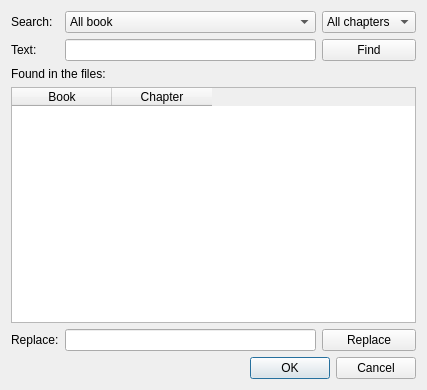
<?xml version="1.0" encoding="UTF-8"?>
<ui version="4.0">
 <class>FRDialog</class>
 <widget class="QDialog" name="FRDialog">
  <property name="geometry">
   <rect>
    <x>0</x>
    <y>0</y>
    <width>427</width>
    <height>390</height>
   </rect>
  </property>
  <property name="windowTitle">
   <string>Find and replace dialog</string>
  </property>
  <layout class="QGridLayout" name="gridLayout_2">
   <item row="0" column="0">
    <layout class="QGridLayout" name="gridLayout">
     <item row="0" column="0">
      <widget class="QLabel" name="label">
       <property name="text">
        <string>Search:</string>
       </property>
      </widget>
     </item>
     <item row="0" column="1">
      <widget class="QComboBox" name="cBBook">
       <item>
        <property name="text">
         <string>All book</string>
        </property>
       </item>
      </widget>
     </item>
     <item row="0" column="2">
      <widget class="QComboBox" name="cBChapter">
       <item>
        <property name="text">
         <string>All chapters</string>
        </property>
       </item>
      </widget>
     </item>
     <item row="1" column="0">
      <widget class="QLabel" name="label_2">
       <property name="text">
        <string>Text:</string>
       </property>
      </widget>
     </item>
     <item row="1" column="1">
      <widget class="QLineEdit" name="LEFind">
       <property name="text">
        <string/>
       </property>
      </widget>
     </item>
     <item row="1" column="2">
      <widget class="QPushButton" name="pBFind">
       <property name="text">
        <string>Find</string>
       </property>
      </widget>
     </item>
     <item row="2" column="0" colspan="2">
      <widget class="QLabel" name="label_4">
       <property name="text">
        <string>Found in the files:</string>
       </property>
      </widget>
     </item>
     <item row="3" column="0" colspan="3">
      <widget class="QTableWidget" name="tableFiles">
       <property name="editTriggers">
        <set>QAbstractItemView::NoEditTriggers</set>
       </property>
       <property name="columnCount">
        <number>2</number>
       </property>
       <column>
        <property name="text">
         <string>Book</string>
        </property>
       </column>
       <column>
        <property name="text">
         <string>Chapter</string>
        </property>
       </column>
      </widget>
     </item>
     <item row="4" column="0">
      <widget class="QLabel" name="label_3">
       <property name="text">
        <string>Replace:</string>
       </property>
      </widget>
     </item>
     <item row="4" column="1">
      <widget class="QLineEdit" name="LEReplace"/>
     </item>
     <item row="4" column="2">
      <widget class="QPushButton" name="pBReplace">
       <property name="text">
        <string>Replace</string>
       </property>
      </widget>
     </item>
     <item row="5" column="0" colspan="3">
      <widget class="QDialogButtonBox" name="buttonBox">
       <property name="orientation">
        <enum>Qt::Horizontal</enum>
       </property>
       <property name="standardButtons">
        <set>QDialogButtonBox::Cancel|QDialogButtonBox::Ok</set>
       </property>
      </widget>
     </item>
     <item row="2" column="2">
      <widget class="QLabel" name="filesFoundLabel">
       <property name="text">
        <string/>
       </property>
      </widget>
     </item>
    </layout>
   </item>
  </layout>
 </widget>
 <resources/>
 <connections>
  <connection>
   <sender>buttonBox</sender>
   <signal>accepted()</signal>
   <receiver>FRDialog</receiver>
   <slot>accept()</slot>
   <hints>
    <hint type="sourcelabel">
     <x>248</x>
     <y>254</y>
    </hint>
    <hint type="destinationlabel">
     <x>157</x>
     <y>274</y>
    </hint>
   </hints>
  </connection>
  <connection>
   <sender>buttonBox</sender>
   <signal>rejected()</signal>
   <receiver>FRDialog</receiver>
   <slot>reject()</slot>
   <hints>
    <hint type="sourcelabel">
     <x>316</x>
     <y>260</y>
    </hint>
    <hint type="destinationlabel">
     <x>286</x>
     <y>274</y>
    </hint>
   </hints>
  </connection>
 </connections>
</ui>
